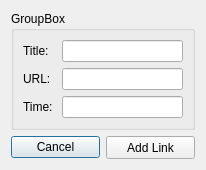
<?xml version="1.0" encoding="UTF-8"?>
<ui version="4.0">
 <class>AddLinkDialog</class>
 <widget class="QDialog" name="AddLinkDialog">
  <property name="windowModality">
   <enum>Qt::NonModal</enum>
  </property>
  <property name="geometry">
   <rect>
    <x>0</x>
    <y>0</y>
    <width>206</width>
    <height>154</height>
   </rect>
  </property>
  <property name="windowTitle">
   <string>Dialog</string>
  </property>
  <layout class="QVBoxLayout" name="verticalLayout">
   <item>
    <widget class="QGroupBox" name="groupBox">
     <property name="title">
      <string>GroupBox</string>
     </property>
     <layout class="QGridLayout" name="gridLayout">
      <item row="0" column="1">
       <widget class="QLineEdit" name="leTitle"/>
      </item>
      <item row="1" column="1">
       <widget class="QLineEdit" name="leUrl">
        <property name="text">
         <string/>
        </property>
       </widget>
      </item>
      <item row="2" column="0">
       <widget class="QLabel" name="label_3">
        <property name="text">
         <string>Time: </string>
        </property>
       </widget>
      </item>
      <item row="2" column="1">
       <widget class="QLineEdit" name="leTime"/>
      </item>
      <item row="1" column="0">
       <widget class="QLabel" name="label_2">
        <property name="text">
         <string>URL: </string>
        </property>
       </widget>
      </item>
      <item row="0" column="0">
       <widget class="QLabel" name="label">
        <property name="text">
         <string>Title: </string>
        </property>
       </widget>
      </item>
     </layout>
    </widget>
   </item>
   <item>
    <layout class="QHBoxLayout" name="horizontalLayout">
     <item>
      <widget class="QPushButton" name="btnCancel">
       <property name="text">
        <string>Cancel</string>
       </property>
      </widget>
     </item>
     <item>
      <widget class="QPushButton" name="btnOk">
       <property name="minimumSize">
        <size>
         <width>0</width>
         <height>23</height>
        </size>
       </property>
       <property name="maximumSize">
        <size>
         <width>16777215</width>
         <height>23</height>
        </size>
       </property>
       <property name="text">
        <string>Add Link</string>
       </property>
      </widget>
     </item>
    </layout>
   </item>
  </layout>
 </widget>
 <tabstops>
  <tabstop>leTitle</tabstop>
  <tabstop>leUrl</tabstop>
  <tabstop>leTime</tabstop>
  <tabstop>btnOk</tabstop>
  <tabstop>btnCancel</tabstop>
 </tabstops>
 <resources/>
 <connections/>
</ui>
